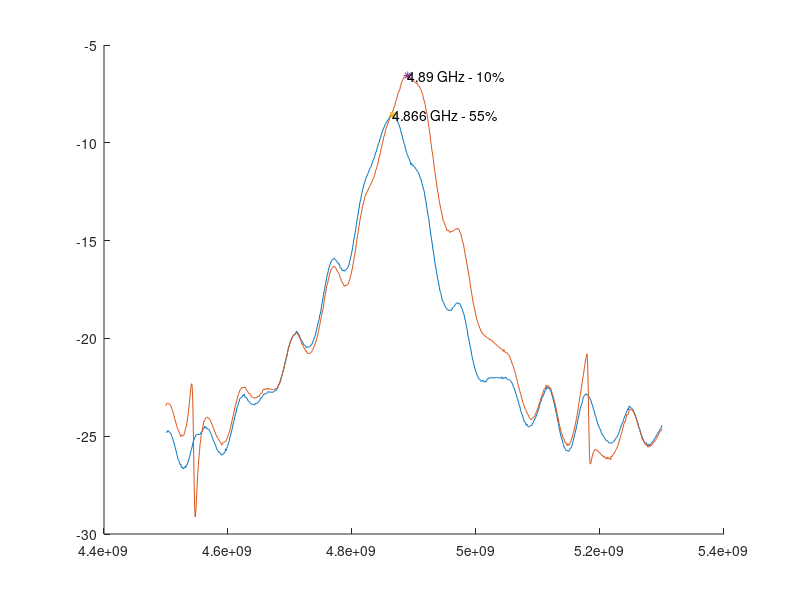

Here is the MATLAB script that generated this plot:
%% Compare 0 to 180
A = dlmread('S21_0 lepta fourno 3 koryfi.txt');
[db_A, idx_A] = max(A(:,2));
f_A = A(idx_A,1);


B = dlmread('S21_180 lepta fourno 2 koryfi.txt');
[db_B, idx_B] = max(B(:,2));
f_B = B(idx_B,1);

figure;
hold on;

plot(A(:,1),A(:,2));
plot(B(:,1),B(:,2));
plot(f_A, db_A, '*');
plot(f_B, db_B, '*');
text(f_A, db_A, '4.866 GHz - 55%');
text(f_B, db_B, '4.89 GHz - 10%');